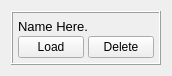
<?xml version="1.0" encoding="UTF-8"?>
<ui version="4.0">
 <class>Base</class>
 <widget class="QWidget" name="Base">
  <property name="geometry">
   <rect>
    <x>0</x>
    <y>0</y>
    <width>168</width>
    <height>76</height>
   </rect>
  </property>
  <property name="maximumSize">
   <size>
    <width>178</width>
    <height>76</height>
   </size>
  </property>
  <property name="windowTitle">
   <string>Form</string>
  </property>
  <layout class="QVBoxLayout" name="verticalLayout">
   <item>
    <widget class="QFrame" name="frame_2">
     <property name="maximumSize">
      <size>
       <width>150</width>
       <height>58</height>
      </size>
     </property>
     <property name="frameShape">
      <enum>QFrame::Box</enum>
     </property>
     <property name="frameShadow">
      <enum>QFrame::Raised</enum>
     </property>
     <layout class="QVBoxLayout" name="verticalLayout_2">
      <property name="spacing">
       <number>2</number>
      </property>
      <property name="leftMargin">
       <number>5</number>
      </property>
      <property name="topMargin">
       <number>5</number>
      </property>
      <property name="rightMargin">
       <number>5</number>
      </property>
      <property name="bottomMargin">
       <number>5</number>
      </property>
      <item>
       <widget class="QLabel" name="nameLabel">
        <property name="sizePolicy">
         <sizepolicy hsizetype="Preferred" vsizetype="Preferred">
          <horstretch>0</horstretch>
          <verstretch>0</verstretch>
         </sizepolicy>
        </property>
        <property name="font">
         <font>
          <pointsize>10</pointsize>
         </font>
        </property>
        <property name="text">
         <string>Name Here.</string>
        </property>
        <property name="alignment">
         <set>Qt::AlignJustify|Qt::AlignVCenter</set>
        </property>
       </widget>
      </item>
      <item>
       <widget class="QFrame" name="frame">
        <property name="maximumSize">
         <size>
          <width>200</width>
          <height>16777215</height>
         </size>
        </property>
        <property name="frameShape">
         <enum>QFrame::NoFrame</enum>
        </property>
        <property name="frameShadow">
         <enum>QFrame::Plain</enum>
        </property>
        <layout class="QHBoxLayout" name="horizontalLayout">
         <property name="spacing">
          <number>4</number>
         </property>
         <property name="leftMargin">
          <number>0</number>
         </property>
         <property name="topMargin">
          <number>0</number>
         </property>
         <property name="rightMargin">
          <number>0</number>
         </property>
         <property name="bottomMargin">
          <number>0</number>
         </property>
         <item>
          <widget class="QPushButton" name="loadButton">
           <property name="sizePolicy">
            <sizepolicy hsizetype="Fixed" vsizetype="Fixed">
             <horstretch>0</horstretch>
             <verstretch>0</verstretch>
            </sizepolicy>
           </property>
           <property name="text">
            <string>Load</string>
           </property>
          </widget>
         </item>
         <item>
          <widget class="QPushButton" name="deleteButton">
           <property name="sizePolicy">
            <sizepolicy hsizetype="Fixed" vsizetype="Fixed">
             <horstretch>0</horstretch>
             <verstretch>0</verstretch>
            </sizepolicy>
           </property>
           <property name="text">
            <string>Delete</string>
           </property>
          </widget>
         </item>
        </layout>
       </widget>
      </item>
     </layout>
    </widget>
   </item>
  </layout>
 </widget>
 <resources/>
 <connections/>
</ui>
